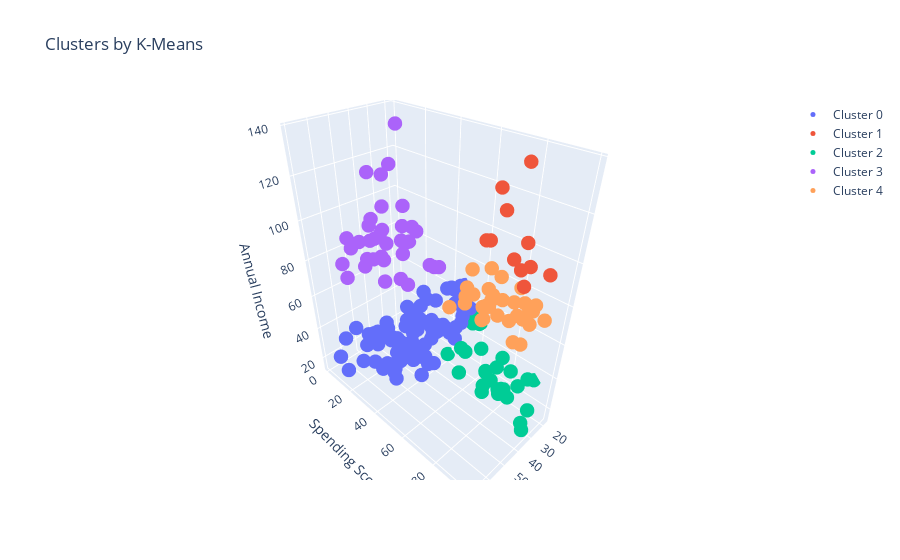

The code cell stored with this chart in its notebook:
### Code cell
import plotly as py
import plotly.graph_objs as go

def tracer(db, n, name):
    '''
    This function returns trace object for Plotly
    '''
    return go.Scatter3d(
        x = db[db['Cluster']==n]['Age'],
        y = db[db['Cluster']==n]['Spending Score (1-100)'],
        z = db[db['Cluster']==n]['Annual Income (k$)'],
        mode = 'markers',
        name = name,
        marker = dict(
            size = 5
        )
     )

trace0 = tracer(KM5_clustered, 0, 'Cluster 0')
trace1 = tracer(KM5_clustered, 1, 'Cluster 1')
trace2 = tracer(KM5_clustered, 2, 'Cluster 2')
trace3 = tracer(KM5_clustered, 3, 'Cluster 3')
trace4 = tracer(KM5_clustered, 4, 'Cluster 4')

data = [trace0, trace1, trace2, trace3, trace4]

layout = go.Layout(
    title = 'Clusters by K-Means',
    scene = dict(
            xaxis = dict(title = 'Age'),
            yaxis = dict(title = 'Spending Score'),
            zaxis = dict(title = 'Annual Income')
        )
)

fig = go.Figure(data=data, layout=layout)
py.offline.iplot(fig)

### Figure 1 — Plotly figure (JSON) as saved in the notebook; plotly's stock layout.template omitted (floating-point values rounded to 4 significant figures)
{"data": [{"marker": {"size": 5}, "mode": "markers", "name": "Cluster 0", "type": "scatter3d", "x": [20, 31, 35, 64, 67, 58, 37, 35, 52, 35, 46, 54, 45, 40, 60, 53, 49, 42, 36, 65, 48, 49, 50, 27, 29, 31, 49, 31, 59, 50, 47, 51, 69, 27, 53, 70, 67, 54, 63, 43, 68, 32, 70, 47, 60, 60, 59, 26, 45, 40, 23, 49, 57, 38, 67, 46, 48, 55, 22, 34, 50, 68, 18, 48, 40, 32, 24, 47, 27, 48, 20, 23, 49, 67, 49, 21, 66, 54, 68, 66, 65, 38, 19, 18, 63, 49, 51, 50, 38], "y": [6, 40, 6, 3, 14, 15, 13, 35, 29, 35, 5, 14, 32, 31, 4, 4, 14, 17, 26, 35, 36, 28, 55, 47, 42, 42, 52, 54, 60, 45, 41, 50, 46, 51, 46, 56, 52, 59, 51, 50, 48, 47, 55, 42, 49, 56, 47, 54, 53, 48, 52, 42, 51, 55, 41, 44, 46, 58, 55, 60, 46, 55, 41, 49, 40, 42, 52, 47, 50, 42, 49, 41, 48, 59, 56, 42, 50, 46, 43, 48, 52, 42, 46, 48, 43, 59, 43, 57, 40], "z": [16, 17, 18, 19, 19, 20, 20, 21, 23, 24, 25, 28, 28, 29, 30, 33, 33, 34, 37, 38, 39, 39, 40, 40, 40, 40, 42, 43, 43, 43, 43, 44, 44, 46, 46, 46, 47, 47, 48, 48, 48, 48, 49, 49, 50, 50, 54, 54, 54, 54, 54, 54, 54, 54, 54, 54, 54, 57, 57, 58, 58, 59, 59, 60, 60, 60, 60, 60, 60, 61, 61, 62, 62, 62, 62, 62, 63, 63, 63, 63, 63, 64, 64, 65, 65, 65, 67, 67, 67]}, {"marker": {"size": 5}, "mode": "markers", "name": "Cluster 1", "type": "scatter3d", "x": [35, 32, 29, 30, 28, 36, 32, 38, 35, 32, 30], "y": [90, 86, 88, 97, 68, 85, 69, 91, 79, 74, 83], "z": [93, 97, 98, 99, 101, 103, 103, 113, 120, 126, 137]}, {"marker": {"size": 5}, "mode": "markers", "name": "Cluster 2", "type": "scatter3d", "x": [19, 21, 23, 22, 23, 30, 35, 24, 22, 20, 35, 25, 31, 29, 35, 23, 21, 18, 21, 30, 20, 24, 31, 24, 33, 19, 18, 19, 21], "y": [39, 81, 77, 76, 94, 72, 99, 77, 79, 66, 98, 73, 73, 82, 61, 87, 73, 92, 81, 73, 75, 92, 61, 65, 60, 55, 59, 59, 57], "z": [15, 15, 16, 17, 18, 19, 19, 20, 20, 21, 23, 24, 25, 28, 28, 29, 30, 33, 33, 34, 37, 38, 39, 39, 42, 46, 48, 48, 54]}, {"marker": {"size": 5}, "mode": "markers", "name": "Cluster 3", "type": "scatter3d", "x": [23, 43, 59, 47, 25, 20, 44, 19, 57, 28, 25, 48, 34, 43, 44, 47, 37, 34, 56, 19, 50, 42, 36, 40, 36, 52, 58, 59, 37, 46, 41, 54, 41, 34, 33, 47, 45, 32], "y": [29, 35, 11, 9, 34, 5, 7, 10, 5, 40, 12, 36, 22, 17, 20, 16, 1, 1, 35, 5, 26, 20, 27, 13, 10, 13, 15, 14, 32, 15, 39, 24, 17, 23, 8, 16, 28, 18], "z": [70, 71, 71, 71, 72, 73, 73, 74, 75, 76, 77, 77, 78, 78, 78, 78, 78, 78, 79, 81, 85, 86, 87, 87, 87, 88, 88, 93, 97, 98, 99, 101, 103, 103, 113, 120, 126, 137]}, {"marker": {"size": 5}, "mode": "markers", "name": "Cluster 4", "type": "scatter3d", "x": [26, 19, 19, 27, 40, 39, 31, 40, 38, 39, 31, 29, 32, 35, 32, 32, 28, 32, 34, 39, 38, 27, 30, 30, 29, 31, 36, 33, 32, 28, 36, 30, 27], "y": [55, 54, 50, 56, 58, 91, 77, 95, 75, 75, 71, 88, 73, 72, 93, 87, 97, 74, 90, 88, 76, 89, 78, 73, 83, 93, 75, 95, 63, 75, 92, 86, 69], "z": [62, 63, 65, 67, 69, 69, 70, 71, 71, 71, 72, 73, 73, 74, 75, 76, 77, 77, 78, 78, 78, 78, 78, 78, 79, 81, 85, 86, 87, 87, 87, 88, 88]}], "layout": {"scene": {"xaxis": {"title": {"text": "Age"}}, "yaxis": {"title": {"text": "Spending Score"}}, "zaxis": {"title": {"text": "Annual Income"}}}, "title": {"text": "Clusters by K-Means"}}}
